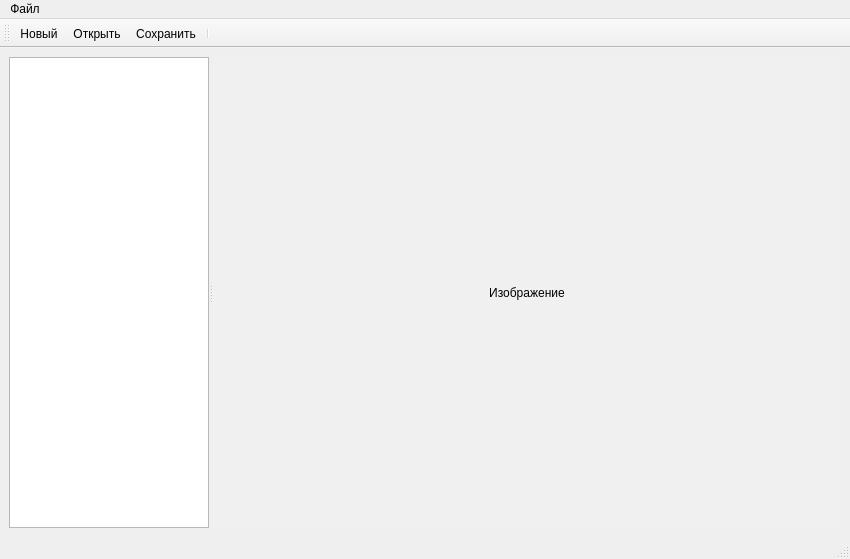
<?xml version="1.0" encoding="UTF-8"?>
<ui version="4.0">
 <class>GraphicWindow</class>
 <widget class="QMainWindow" name="GraphicWindow">
  <property name="geometry">
   <rect>
    <x>0</x>
    <y>0</y>
    <width>850</width>
    <height>559</height>
   </rect>
  </property>
  <property name="windowTitle">
   <string>Графический редактор (Factory Method)</string>
  </property>
  <widget class="QWidget" name="centralwidget">
   <layout class="QHBoxLayout" name="horizontalLayout">
    <item>
     <widget class="QSplitter" name="splitter">
      <property name="orientation">
       <enum>Qt::Orientation::Horizontal</enum>
      </property>
      <widget class="QListWidget" name="docList">
       <property name="maximumSize">
        <size>
         <width>200</width>
         <height>16777215</height>
        </size>
       </property>
      </widget>
      <widget class="QLabel" name="imageLabel">
       <property name="styleSheet">
        <string>QLabel { background-color: #f0f0f0; }</string>
       </property>
       <property name="text">
        <string>Изображение</string>
       </property>
       <property name="alignment">
        <set>Qt::AlignmentFlag::AlignCenter</set>
       </property>
      </widget>
     </widget>
    </item>
   </layout>
  </widget>
  <widget class="QMenuBar" name="menubar">
   <property name="geometry">
    <rect>
     <x>0</x>
     <y>0</y>
     <width>850</width>
     <height>30</height>
    </rect>
   </property>
   <widget class="QMenu" name="menuFile">
    <property name="title">
     <string>Файл</string>
    </property>
    <addaction name="actionNew"/>
    <addaction name="actionOpen"/>
    <addaction name="actionSave"/>
   </widget>
   <addaction name="menuFile"/>
  </widget>
  <widget class="QToolBar" name="toolBar">
   <property name="enabled">
    <bool>true</bool>
   </property>
   <property name="windowTitle">
    <string>Файл</string>
   </property>
   <property name="movable">
    <bool>true</bool>
   </property>
   <property name="allowedAreas">
    <set>Qt::ToolBarArea::AllToolBarAreas</set>
   </property>
   <property name="orientation">
    <enum>Qt::Orientation::Horizontal</enum>
   </property>
   <property name="toolButtonStyle">
    <enum>Qt::ToolButtonStyle::ToolButtonIconOnly</enum>
   </property>
   <property name="floatable">
    <bool>true</bool>
   </property>
   <attribute name="toolBarArea">
    <enum>TopToolBarArea</enum>
   </attribute>
   <attribute name="toolBarBreak">
    <bool>false</bool>
   </attribute>
   <addaction name="actionNew"/>
   <addaction name="actionOpen"/>
   <addaction name="actionSave"/>
   <addaction name="separator"/>
  </widget>
  <widget class="QStatusBar" name="statusBar"/>
  <action name="actionNew">
   <property name="text">
    <string>Новый</string>
   </property>
   <property name="shortcut">
    <string>Ctrl+N</string>
   </property>
  </action>
  <action name="actionOpen">
   <property name="text">
    <string>Открыть...</string>
   </property>
   <property name="shortcut">
    <string>Ctrl+O</string>
   </property>
  </action>
  <action name="actionSave">
   <property name="text">
    <string>Сохранить</string>
   </property>
   <property name="shortcut">
    <string>Ctrl+S</string>
   </property>
  </action>
 </widget>
 <resources/>
 <connections/>
</ui>
